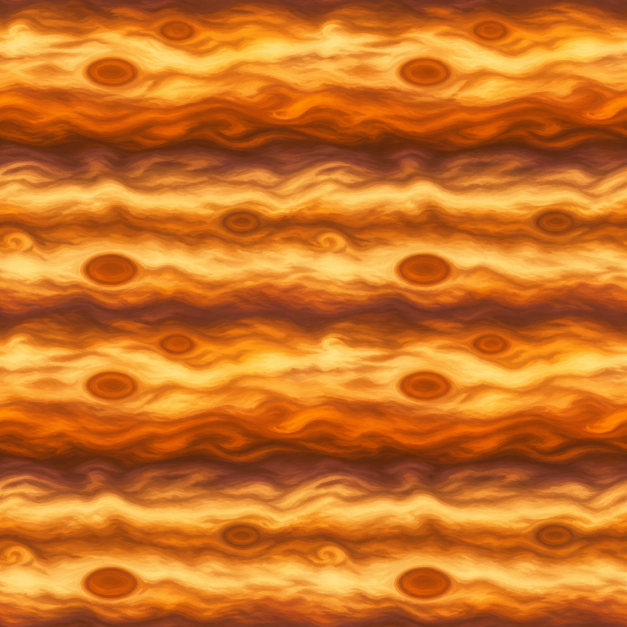
#> input picture assets/texture-sources/gas-giant-bands-raw.jpg, 1254 x 1254 px (shown at 1/2 size)
$ python build_gas_giant_bands.py
#> lines starting #> are read from the running program, lines starting #| are printed output that depends on the picture
### tools/theme_writer.py
"""Reusable writer for N64FlashcartMenu V1 theme PNG packages."""

from __future__ import annotations

import math
import struct
import zlib
from collections import namedtuple
from pathlib import Path
from typing import Iterable

from PIL import Image


WIDTH = 64
# Regions retain byte-sized origins.  A 32px texture can therefore start as
# late as row 255 and extend through row 286.
MAX_HEIGHT = 287
MAX_STATIC_WIDTH = 640
MAX_STATIC_HEIGHT = 480
NAME = 1
FAMILY = 2
COLORS = 3
BACKGROUND = 4
REGIONS = 5
TAB_GEOMETRY = 6
INTERNAL_BORDER = 7
TEXTURE_ANIMATION = 8
PARAMETER_ANIMATION = 9
TEXTURE_ORIGIN = 10

# Animation flag bits shared by Type 8 texture animation and Type 9 parameter
# animation. Combining PING_PONG | INTERPOLATE is valid; LOOP and PING_PONG
# are mutually exclusive playback modes.
ANIMATION_LOOP = 0
ANIMATION_PING_PONG = 1 << 0
ANIMATION_ONCE = 1 << 1
ANIMATION_REVERSED = 1 << 2
ANIMATION_INTERPOLATE = 1 << 3

# Rotation is expressed in radians per 60 Hz tick. Large fullscreen repeating
# fields can cause discomfort well below the format's technical ±0.25 limit,
# so authored themes use this conservative ceiling unless a future validator
# grants an explicit, reviewed exception.
COMFORTABLE_ROTATION_LIMIT = 0.001

COLOR_NAMES = (
    "background panel border text muted_text accent highlight tab_inactive "
    "tab_active shadow success warning gradient_tl gradient_tr gradient_bl gradient_br"
).split()
Palette = namedtuple("Palette", COLOR_NAMES)
ParameterFrame = namedtuple("ParameterFrame", (
    "background panel border text muted_text accent highlight tab_inactive "
    "tab_active shadow success warning gradient_tl gradient_tr gradient_bl gradient_br "
    "gradient_speed gradient_warp layer0_scale layer1_scale layer0_dx layer0_dy "
    "layer1_dx layer1_dy rotation layer0_alpha layer1_alpha layer0_texture layer1_texture"
), defaults=(None,) * 29)
Rectangle = namedtuple("Rectangle", "x y width height", defaults=(0, 0, 0, 0))
Animation = namedtuple("Animation", "frame_ticks flags columns", defaults=(0, 0, 1))
ParameterAnimation = namedtuple("ParameterAnimation", "frames animation")
PackedArtwork = namedtuple("PackedArtwork", "image rectangles")
TextureRegions = namedtuple("TextureRegions", "layer0 layer1 border",
                            defaults=(Rectangle(), Rectangle(), Rectangle()))
DualTextureBackground = namedtuple("DualTextureBackground", (
    "layer0_scale layer1_scale layer0_dx layer0_dy layer1_dx layer1_dy "
    "rotation layer0_alpha layer1_alpha"))


def _uint(value: int, bits: int, label: str) -> int:
    value = int(value)
    if not 0 <= value < 1 << bits:
        raise ValueError(f"{label} must be 0..{(1 << bits) - 1}")
    return value


def _finite(value: float, label: str) -> float:
    value = float(value)
    if not math.isfinite(value):
        raise ValueError(f"{label} must be finite")
    return value


def rgba(hex_rgb: str, alpha: int = 255) -> tuple[int, int, int, int]:
    """Create an RGBA tuple from a six-digit hexadecimal RGB string."""
    if len(hex_rgb) != 6:
        raise ValueError("RGB colors must contain exactly six hexadecimal digits")
    try:
        rgb = bytes.fromhex(hex_rgb)
    except ValueError as error:
        raise ValueError("RGB colors must contain hexadecimal digits") from error
    return (*rgb, _uint(alpha, 8, "alpha"))


# [56 lines left out: functions lerp_rgba, close_seams, quantize_fixed_palette, not called in this run]


def palette(*colors) -> Palette:
    """Build the required sixteen-color palette from RGBA tuples or hex strings."""
    if len(colors) != len(COLOR_NAMES):
        raise ValueError("a theme palette must contain sixteen colors")
    normalized = []
    for color in colors:
        if isinstance(color, str):
            color = rgba(color)
        elif len(color) == 2 and isinstance(color[0], str):
            color = rgba(*color)
        if len(color) != 4:
            raise ValueError("palette colors must be RGBA tuples")
        normalized.append(tuple(_uint(channel, 8, "color channel") for channel in color))
    return Palette(*normalized)


def colors_record(colors: Palette) -> tuple[int, bytes]:
    """Encode a sixteen-color theme palette."""
    return COLORS, b"".join(bytes(color) for color in colors)


# [5 lines left out: function decode_palette, not called in this run]


def text_record(kind: int, value: str) -> tuple[int, bytes]:
    """Encode a theme name or family."""
    if kind not in (NAME, FAMILY):
        raise ValueError("text records are only valid for name and family")
    encoded = value.encode("ascii")
    if not 1 <= len(encoded) <= 63 or b"\0" in encoded:
        raise ValueError("theme text must be 1..63 non-NUL ASCII bytes")
    return kind, encoded


# [6 lines left out: function gradient_background, not called in this run]


def static_image_background() -> tuple[int, bytes]:
    """Use the complete artwork image as a non-repeating static background."""
    return BACKGROUND, bytes((5,))


def dual_texture_background(layer0_scale: float, layer1_scale: float,
                            layer0_dx: float, layer0_dy: float,
                            layer1_dx: float, layer1_dy: float,
                            rotation: float = 0, layer0_alpha: int = 255,
                            layer1_alpha: int = 255) -> tuple[int, bytes]:
    """Encode a dual-layer UV background without exposing binary packing."""
    values = tuple(_finite(value, "texture parameter") for value in (
        layer0_scale, layer1_scale, layer0_dx, layer0_dy,
        layer1_dx, layer1_dy, rotation))
    if not all(0.015625 <= scale <= 16 for scale in values[:2]):
        raise ValueError("texture scales must be 0.015625..16")
    if not all(-4 <= velocity <= 4 for velocity in values[2:6]):
        raise ValueError("texture velocities must be -4..4")
    if not -0.25 <= values[6] <= 0.25:
        raise ValueError("texture rotation must be -0.25..0.25")
    return (BACKGROUND, bytes((1,)) + struct.pack("<7f", *values)
            + bytes((_uint(layer0_alpha, 8, "layer 0 alpha"),
                     _uint(layer1_alpha, 8, "layer 1 alpha"))))


# [13 lines left out: functions decode_dual_texture_background, texture_origin, not called in this run]


def internal_border(style: int) -> tuple[int, bytes]:
    """Select one of the built-in border styles."""
    return INTERNAL_BORDER, bytes((_uint(style, 8, "border style"),))


# [7 lines left out: function texture_animations, not called in this run]


def regions_record(regions: TextureRegions, y_offset: int = 0) -> tuple[int, bytes]:
    """Encode atlas rectangles, applying the final PNG artwork-row offset."""
    packed = bytearray()
    for rectangle in regions:
        values = (rectangle.x, rectangle.y + y_offset if rectangle.height else 0,
                  rectangle.width, rectangle.height)
        packed.extend(_uint(value, 8, "region coordinate") for value in values)
    return REGIONS, bytes(packed)


def tlv(kind: int, value: bytes) -> bytes:
    return bytes((_uint(kind, 8, "record type"),)) + struct.pack(
        "<H", _uint(len(value), 16, "record length")) + value


def _pack_animation_for_frames(animation: Animation, frame_count: int) -> bytes:
    frame_count = _uint(frame_count, 8, "frame count")
    if frame_count == 0:
        return b"\0" * 5
    columns = _uint(animation.columns, 8, "animation columns")
    frame_ticks = _uint(animation.frame_ticks, 16, "animation frame ticks")
    flags = _uint(animation.flags, 8, "animation flags")
    if flags & 0xF0 or flags & 0x03 == 0x03:
        raise ValueError("animation flags contain an unsupported playback mode")
    if frame_count == 1:
        if columns not in (0, 1) or frame_ticks or flags:
            raise ValueError("single-frame animations cannot have playback settings")
        return b"\1\0\0\0\0"
    if not columns or not frame_ticks:
        raise ValueError("multi-frame animations need columns and nonzero frame ticks")
    return struct.pack("<BBHB", frame_count, columns, frame_ticks, flags)


# [78 lines left out: functions read_metadata, record_value, replace_record, decode_regions, not called in this run]


def pack_artwork(images: Iterable[Image.Image], start_y: int = 0) -> PackedArtwork:
    """Shelf-pack images into a 64-pixel-wide transparent RGBA atlas."""
    sources = [image.convert("RGBA") for image in images]
    positions = []
    x, y, row_height = 0, start_y, 0
    for image in sources:
        if image.width > WIDTH or image.height > 255:
            raise ValueError("artwork exceeds theme PNG limits")
        if x and x + image.width > WIDTH:
            x, y, row_height = 0, y + row_height, 0
        positions.append(Rectangle(x, y, image.width, image.height))
        x += image.width
        row_height = max(row_height, image.height)
    height = y + row_height
    if height >= MAX_HEIGHT:
        raise ValueError(f"packed artwork exceeds {MAX_HEIGHT - 1} rows")
    atlas = Image.new("RGBA", (WIDTH, max(height, start_y)), (0, 0, 0, 0))
    for image, rectangle in zip(sources, positions):
        atlas.alpha_composite(image, (rectangle.x, rectangle.y))
    return PackedArtwork(atlas, tuple(positions))


def pack_after_parameters(parameter_sheet: Image.Image,
                          images: Iterable[Image.Image]) -> PackedArtwork:
    """Put parameter bytes first, then shelf-pack visible artwork below them."""
    packed = pack_artwork(images, parameter_sheet.height)
    packed.image.alpha_composite(parameter_sheet.convert("RGBA"), (0, 0))
    return packed


def _channel_bytes(channel: int, value) -> bytes:
    if channel < 16:
        packed = bytes(value)
        if len(packed) != 4:
            raise ValueError("animated colors must be RGBA tuples")
        return packed
    if channel < 25:
        value = float(value)
        if not math.isfinite(value):
            raise ValueError("animated floats must be finite")
        return struct.pack("<f", value)
    value = int(value)
    if not 0 <= value <= 255:
        raise ValueError("animated byte channels must be 0..255")
    return bytes((value,))


def pack_parameter_animation(spec: ParameterAnimation,
                             metadata_rows: int = 1
                             ) -> tuple[tuple[int, bytes], Image.Image]:
    """Encode a sparse animation and its opaque RGB parameter sheet."""
    frames = tuple(spec.frames)
    if not frames:
        raise ValueError("parameter animation needs at least one frame")
    _uint(len(frames), 8, "parameter frame count")
    _uint(metadata_rows, 8, "metadata rows")
    present = [set(i for i, value in enumerate(frame) if value is not None) for frame in frames]
    if any(channels != present[0] for channels in present[1:]):
        raise ValueError("every parameter frame must specify the same channels")
    channels = sorted(present[0])
    if not channels:
        raise ValueError("parameter animation mask cannot be empty")
    mask = sum(1 << channel for channel in channels)
    payloads = [b"".join(_channel_bytes(channel, frame[channel]) for channel in channels)
                for frame in frames]
    frame_width = (len(payloads[0]) + 2) // 3
    requested_columns = _uint(spec.animation.columns, 8, "animation columns")
    columns = min(requested_columns, WIDTH // frame_width, len(frames))
    if columns <= 0:
        raise ValueError("parameter frames do not fit the theme width")
    rows = (len(frames) + columns - 1) // columns
    sheet = Image.new("RGBA", (WIDTH, rows), (0, 0, 0, 0))
    pixels = sheet.load()
    for index, payload in enumerate(payloads):
        padded = payload.ljust(frame_width * 3, b"\0")
        origin_x = index % columns * frame_width
        origin_y = index // columns
        for x in range(frame_width):
            pixels[origin_x + x, origin_y] = (*padded[x * 3:x * 3 + 3], 255)
    animation = _pack_animation_for_frames(spec.animation._replace(columns=columns), len(frames))
    record = struct.pack("<I", mask) + bytes((0, metadata_rows, frame_width, 1)) + animation
    return (PARAMETER_ANIMATION, record), sheet


def write_theme(output: Path, records: Iterable[tuple[int, bytes]], artwork: Image.Image,
                metadata_rows: int = 1) -> None:
    records = tuple(records)
    metadata_rows = _uint(metadata_rows, 8, "metadata rows")
    if not 1 <= metadata_rows <= 4:
        raise ValueError("metadata rows must be 1..4")
    body = b"".join(tlv(kind, value) for kind, value in records) + b"\0\0\0"
    header = b"N64T" + bytes((1, metadata_rows))
    header += struct.pack("<HII", 16 + len(body), 0, zlib.crc32(body)) + body
    capacity = metadata_rows * WIDTH * 3
    if len(header) > capacity:
        raise ValueError("theme metadata exceeds its declared rows")
    header = header.ljust(capacity, b"\0")
    rgba = artwork.convert("RGBA")
    static = any(kind == BACKGROUND and value == bytes((5,)) for kind, value in records)
    max_width = MAX_STATIC_WIDTH if static else WIDTH
    max_height = MAX_STATIC_HEIGHT if static else MAX_HEIGHT - metadata_rows
    if rgba.width < WIDTH or rgba.width > max_width or (not static and rgba.width != WIDTH):
        raise ValueError(f"theme artwork width must be {WIDTH}" + (f"..{max_width}" if static else ""))
    if rgba.height < 1 or rgba.height > max_height:
        raise ValueError(f"theme artwork height must be 1..{max_height}")
    canvas = Image.new("RGBA", (rgba.width, metadata_rows + rgba.height), (0, 0, 0, 0))
    canvas.alpha_composite(rgba, (0, metadata_rows))
    pixels = canvas.load()
    for y in range(metadata_rows):
        for x in range(WIDTH):
            offset = (y * WIDTH + x) * 3
            pixels[x, y] = (*header[offset:offset + 3], 255)
    output.parent.mkdir(parents=True, exist_ok=True)
    canvas.save(output, optimize=True)

### tools/build_gas_giant_bands.py
#!/usr/bin/env python3
"""Build curated themes from generated source patches."""

from __future__ import annotations

import math
from pathlib import Path

from PIL import Image, ImageEnhance, ImageFilter

from theme_writer import (
    Animation, FAMILY, NAME, ParameterAnimation, ParameterFrame, TextureRegions,
    colors_record, dual_texture_background, internal_border, pack_after_parameters,
    pack_parameter_animation, palette, regions_record, text_record, write_theme,
)


ROOT = Path(__file__).resolve().parents[1]
SOURCE_DIR = ROOT / "assets" / "texture-sources"
THEME_DIR = ROOT / "assets" / "themes"
ROWS = 2


def gas_giant_layers(source: Image.Image) -> tuple[Image.Image, Image.Image]:
    """Reduce generated art into an opaque RGBA16 base and binary overlay."""
    source = source.convert("RGB")
    # Image generation produced a 2x4 periodic plate. Work from one repeat
    # cell so 32x32 retains broad bands instead of compressing eight periods.
    source = source.crop((0, 0, source.width // 2, source.height // 4))
    base = source.resize((32, 32), Image.Resampling.LANCZOS)
    base = ImageEnhance.Color(base).enhance(1.12)
    base = ImageEnhance.Contrast(base).enhance(1.08).convert("RGBA")

    blurred = source.filter(ImageFilter.GaussianBlur(source.width / 55))
    detail = ImageEnhance.Contrast(source).enhance(1.35)
    overlay = Image.new("RGBA", source.size)
    src_pixels, blur_pixels, detail_pixels, out = (
        source.load(), blurred.load(), detail.load(), overlay.load()
    )
    for y in range(source.height):
        for x in range(source.width):
            r, g, b = src_pixels[x, y]
            br, bg, bb = blur_pixels[x, y]
            dr, dg, db = detail_pixels[x, y]
            local = abs(r - br) + abs(g - bg) + abs(b - bb)
            warm = max(0, r - g) + max(0, g - b)
            alpha = 255 if local > 23 and warm > 24 else 0
            out[x, y] = (min(255, dr + 24), min(255, dg + 8), max(0, db - 8), alpha)
    overlay = overlay.resize((32, 32), Image.Resampling.LANCZOS)
    # RGBA5551 has binary alpha; threshold after resizing to keep clean storms.
    pixels = overlay.load()
    for y in range(32):
        for x in range(32):
            r, g, b, a = pixels[x, y]
            pixels[x, y] = (r, g, b, 255 if a >= 128 else 0)
    return base, overlay


GAS_PALETTES = (
    palette("1c0910", ("3b1715", 218), "e5a342", "fff1cf", "d7b68e", "ffb13b", "a44a22", "321311", "71301a", "090305", "79d6a4", "ffd363", "36131d", "9d3e22", "d86e24", "f5bd55"),
    palette("250b11", ("4b1a12", 218), "f0b54f", "fff4d6", "ddbd91", "ffc04b", "b55220", "3c1710", "843719", "0c0304", "7bdca4", "ffd86b", "431522", "b24822", "e67b28", "ffd064"),
    palette("32100d", ("5b2111", 218), "ffd064", "fff8dc", "e3c798", "ffd760", "c06120", "481b0d", "96451b", "100503", "84e0a8", "ffdf72", "55191d", "c55221", "ef8b2c", "ffdd73"),
    palette("2b0d14", ("501b1c", 218), "efa54c", "fff0d3", "d5b388", "ffad42", "ae4826", "401419", "80331f", "0d0307", "78d5a1", "ffd269", "4c1728", "a94131", "dd6f30", "f7bd5a"),
)


def gas_parameter_frames() -> list[ParameterFrame]:
    frames = []
    for index in range(8):
        phase = index * math.tau / 8
        colors = GAS_PALETTES[(index // 2) % len(GAS_PALETTES)]
        frames.append(ParameterFrame(
            background=colors.background,
            panel=colors.panel,
            border=colors.border,
            accent=colors.accent,
            highlight=colors.highlight,
            tab_inactive=colors.tab_inactive,
            tab_active=colors.tab_active,
            gradient_tl=colors.gradient_tl,
            gradient_tr=colors.gradient_tr,
            gradient_bl=colors.gradient_bl,
            gradient_br=colors.gradient_br,
            layer0_dx=0.010 + 0.006 * math.sin(phase),
            layer0_dy=0.0015 * math.cos(phase),
            layer1_dx=-0.020 - 0.009 * math.sin(phase + 0.7),
            layer1_dy=0.003 * math.cos(phase + 1.1),
            layer1_alpha=88 + round(34 * (0.5 + 0.5 * math.sin(phase - 0.4))),
        ))
    return frames


def build_gas_giant() -> Path:
    source_path = SOURCE_DIR / "gas-giant-bands-raw.jpg"
    layer0, layer1 = gas_giant_layers(Image.open(source_path))
#> in gas_giant_layers, source is the input picture: PIL image 1254x1254 RGB; mean R, G, B 202.8, 114, 36.3
#> in gas_giant_layers, `source = source.crop((0, 0, source.width // 2, source.height // 4))`:
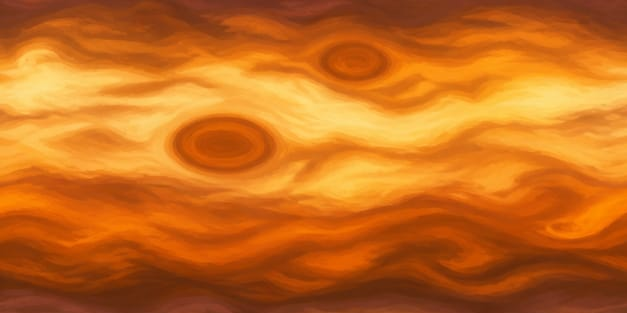
#> source: PIL image 627x313 RGB; mean R, G, B 199.3, 107.9, 29.1
#> in gas_giant_layers, `blurred = source.filter(ImageFilter.GaussianBlur(source.width / 55))`:
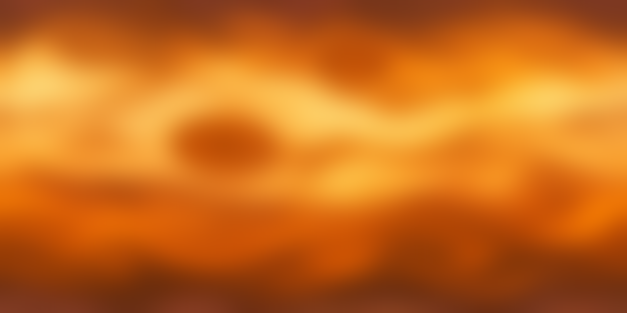
#> blurred: PIL image 627x313 RGB; mean R, G, B 199.3, 107.9, 29.2
#> in gas_giant_layers, `detail = ImageEnhance.Contrast(source).enhance(1.35)`:
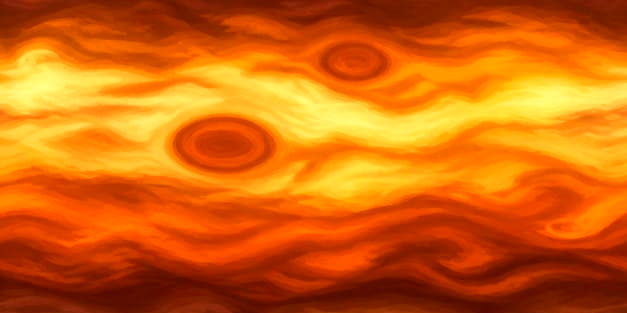
#> detail: PIL image 627x313 RGB; mean R, G, B 212, 101.1, 12.4
#> in gas_giant_layers, `overlay = Image.new("RGBA", source.size)`: overlay: PIL image 627x313 RGBA; every value is 0
#> in gas_giant_layers, `overlay = overlay.resize((32, 32), Image.Resampling.LANCZOS)`:
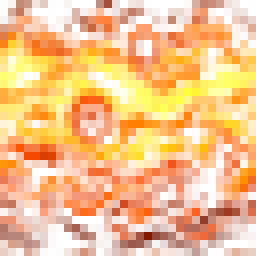
#> overlay: PIL image 32x32 RGBA (shown 8 times larger); mean R, G, B, A 214.5, 107.2, 11.3, 121.3; transparent parts drawn white
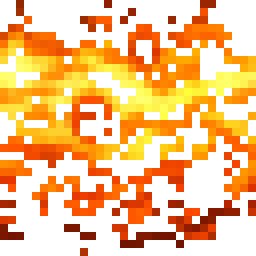
#> layer1: PIL image 32x32 RGBA (shown 8 times larger); mean R, G, B, A 214.5, 107.2, 11.3, 127.5; transparent parts drawn white
    parameter_record, parameter_sheet = pack_parameter_animation(
        ParameterAnimation(gas_parameter_frames(), Animation(300, 8, 4)), ROWS
    )
    packed = pack_after_parameters(parameter_sheet, (layer0, layer1))
#> in pack_artwork, `atlas = Image.new("RGBA", (WIDTH, max(height, start_y)), (0, 0, 0, 0))`: atlas: PIL image 64x35 RGBA; every value is 0
#> after the loop in pack_artwork, `for image, rectangle in zip(sources, positions):`:
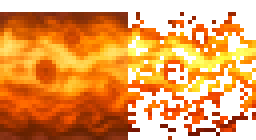
#> atlas: PIL image 64x35 RGBA (shown 4 times larger); mean R, G, B, A 150.9, 77.9, 10.4, 174.9; transparent parts drawn white
    layer0_rect, layer1_rect = packed.rectangles
#> layer0_rect = (0, 3, 32, 32); layer1_rect = (32, 3, 32, 32)
    regions = TextureRegions(layer0_rect, layer1_rect)
#> regions = ((0, 3, 32, 32), (32, 3, 32, 32), (0, 0, 0, 0))
    records = [
        text_record(NAME, "Gas Giant Bands"),
        text_record(FAMILY, "Texture"),
        colors_record(GAS_PALETTES[0]),
        dual_texture_background(0.72, 1.44, 0.010, 0.0, -0.020, 0.0, 0, 255, 104),
        regions_record(regions, ROWS),
        internal_border(2),
        parameter_record,
    ]
#> in _finite, `value = float(value)`: value = 0.72
#> in dual_texture_background, `values = tuple(_finite(value, "texture parameter") for value in ( laye..`: values = (0.72, 1.44, 0.01, 0, -0.02, 0, 0)
#> the loop in regions_record, `for rectangle in regions:` made 3 passes
#> (rectangle, values) on passes 1 to 2: ((0, 3, 32, 32), (0, 5, 32, 32)), ((32, 3, 32, 32), (32, 5, 32, 32))
#> values on pass 3: (0, 0, 0, 0)
    output = THEME_DIR / "gas-giant-bands.png"
    write_theme(output, records, packed.image, ROWS)
#> in write_theme, `records = tuple(records)`: records = 7 items
#> in write_theme, `static = any(kind == BACKGROUND and value == bytes((5,)) for kind, val..`: static = False
#> in write_theme, `max_width = MAX_STATIC_WIDTH if static else WIDTH`: max_width = 64
#> in write_theme, `max_height = MAX_STATIC_HEIGHT if static else MAX_HEIGHT - metadata_rows`: max_height = 285
#> in write_theme, `canvas = Image.new("RGBA", (rgba.width, metadata_rows + rgba.height), ..`: canvas: PIL image 64x37 RGBA; every value is 0
#> in write_theme, `canvas.save(output, optimize=True)`:
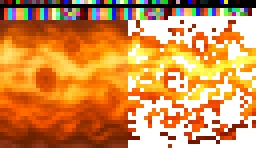
#> saved as gas-giant-bands.png: PIL image 64x37 RGBA (shown 4 times larger); mean R, G, B, A 154.7, 85.1, 20.3, 197.3; transparent parts drawn white
    return output


if __name__ == "__main__":
    print(f"wrote {build_gas_giant().relative_to(ROOT)}")
